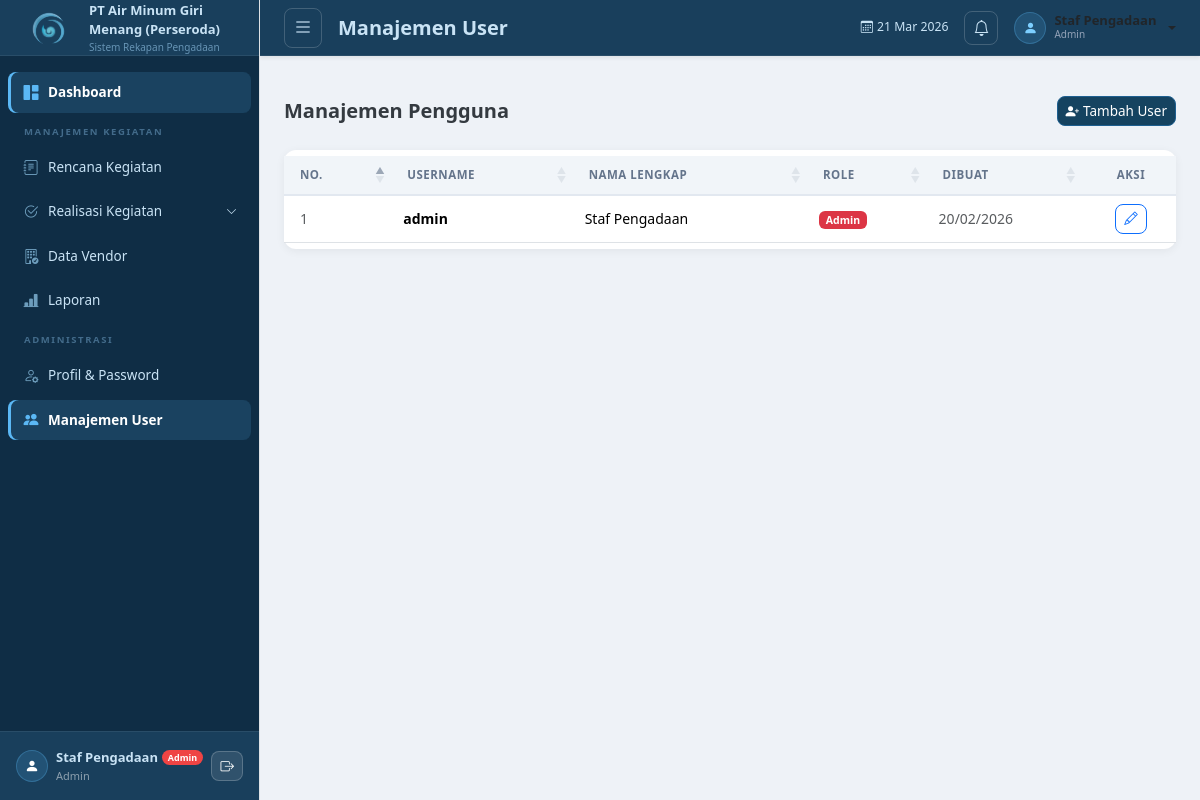
Page /modules/users/index.php (signed in) on the earlier database version.
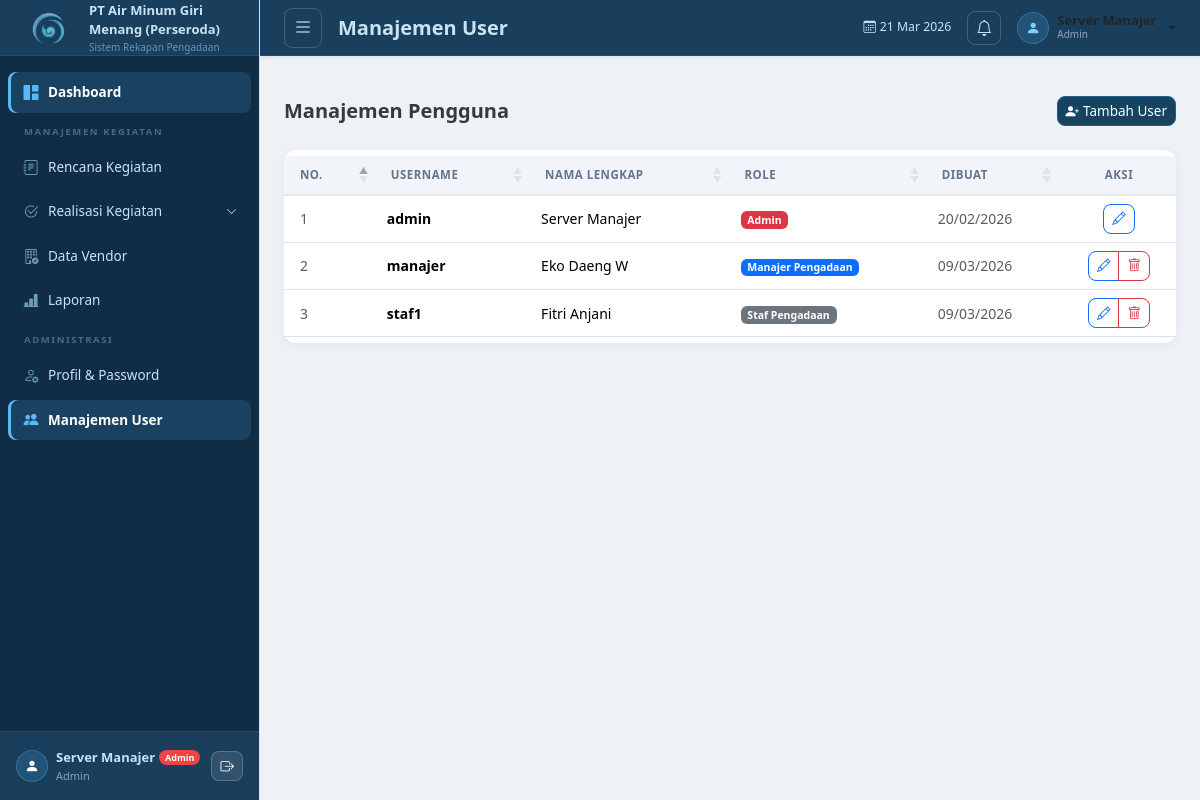
Same page on the later database version.
### tables this page shows
CREATE TABLE `users` (
  `id` int(11) NOT NULL,
  `username` varchar(50) NOT NULL,
  `password` varchar(255) NOT NULL,
  `nama_lengkap` varchar(100) NOT NULL,
  `role` enum('admin','manajer_pengadaan','staf_pengadaan') NOT NULL DEFAULT 'staf_pengadaan',
  `created_at` timestamp NOT NULL DEFAULT current_timestamp()
);

### includes/functions.php (called while the page is built, shortened)
<?php
function sanitize($input) {
    return htmlspecialchars(strip_tags(trim($input)), ENT_QUOTES, 'UTF-8');
}

### modules/users/index.php (the view, shortened to what this page needs)
<?php
require_once __DIR__ . '/../../includes/functions.php';
$db    = getDB();
$users = $db->query("SELECT id, username, nama_lengkap, role, created_at FROM users ORDER BY id ASC");
$rows  = $users->fetch_all(MYSQLI_ASSOC);
include __DIR__ . '/../../includes/header.php';
function roleBadge(string $role): string {
    [$label, $color] = match($role) {
        'admin'             => ['Admin',             'danger'],
        'manajer_pengadaan' => ['Manajer Pengadaan', 'primary'],
        'staf_pengadaan'    => ['Staf Pengadaan',    'secondary'],
        default             => [ucfirst($role),       'light'],
    };
    return "<span class=\"badge bg-$color\">$label</span>";
}
?>
<div class="d-flex justify-content-between align-items-center mb-4">
    <h5 class="fw-bold mb-0">Manajemen Pengguna</h5>
    <button type="button" class="btn btn-primary btn-sm"
            data-bs-toggle="modal" data-bs-target="#modalTambahUser">
        <i class="bi bi-person-plus-fill me-1"></i>Tambah User
    </button>
</div>
<div class="card">
    <div class="card-body p-0">
        <table class="table table-hover align-middle mb-0" id="tabelUser" style="font-size:.875rem;">
            <thead>
                <tr>
                    <th class="ps-3">No.</th>
                    <th>Username</th>
                    <th>Nama Lengkap</th>
                    <th>Role</th>
                    <th>Dibuat</th>
                    <th class="text-center">Aksi</th>
                </tr>
            </thead>
            <tbody>
                <?php foreach ($rows as $no => $u): ?>
                <tr>
                    <td class="ps-3 text-muted"><?= $no + 1 ?></td>
                    <td class="fw-semibold"><?= sanitize($u['username']) ?></td>
                    <td><?= sanitize($u['nama_lengkap']) ?></td>
                    <td><?= roleBadge($u['role']) ?></td>
                    <td class="text-muted"><?= date('d/m/Y', strtotime($u['created_at'])) ?></td>
                    <td class="text-center">
                        <div class="btn-group btn-group-sm">
                            <button class="btn btn-outline-primary"
                                    onclick="editUser(
                                        <?= $u['id'] ?>,
                                        '<?= addslashes($u['username']) ?>',
                                        '<?= addslashes($u['nama_lengkap']) ?>',
                                        '<?= $u['role'] ?>'
                                    )">
                                <i class="bi bi-pencil"></i>
                            </button>
                            <?php if ($u['id'] != $_SESSION['user_id']): ?>
                            <button onclick="konfirmasiHapus('hapus.php?id=<?= $u['id'] ?>','<?= addslashes($u['nama_lengkap']) ?>')"
                                    class="btn btn-outline-danger">
                                <i class="bi bi-trash"></i>
                            </button>
                            <?php endif; ?>
                        </div>
                    </td>
                </tr>
                <?php endforeach; ?>
            </tbody>
        </table>
    </div>
</div>
<?php
include __DIR__ . '/../../includes/footer.php';
?>

Differences in the rows shown:
changed users "admin": nama_lengkap "Staf Pengadaan" → "Server Manajer"
added users: username "manajer", nama_lengkap "Eko Daeng W", label "Manajer Pengadaan", created_at "09/03/2026"
added users: username "staf1", nama_lengkap "Fitri Anjani", label "Staf Pengadaan", created_at "09/03/2026"
Other differences:
$_SESSION['user_nama']: "Staf Pengadaan" → "Server Manajer"
